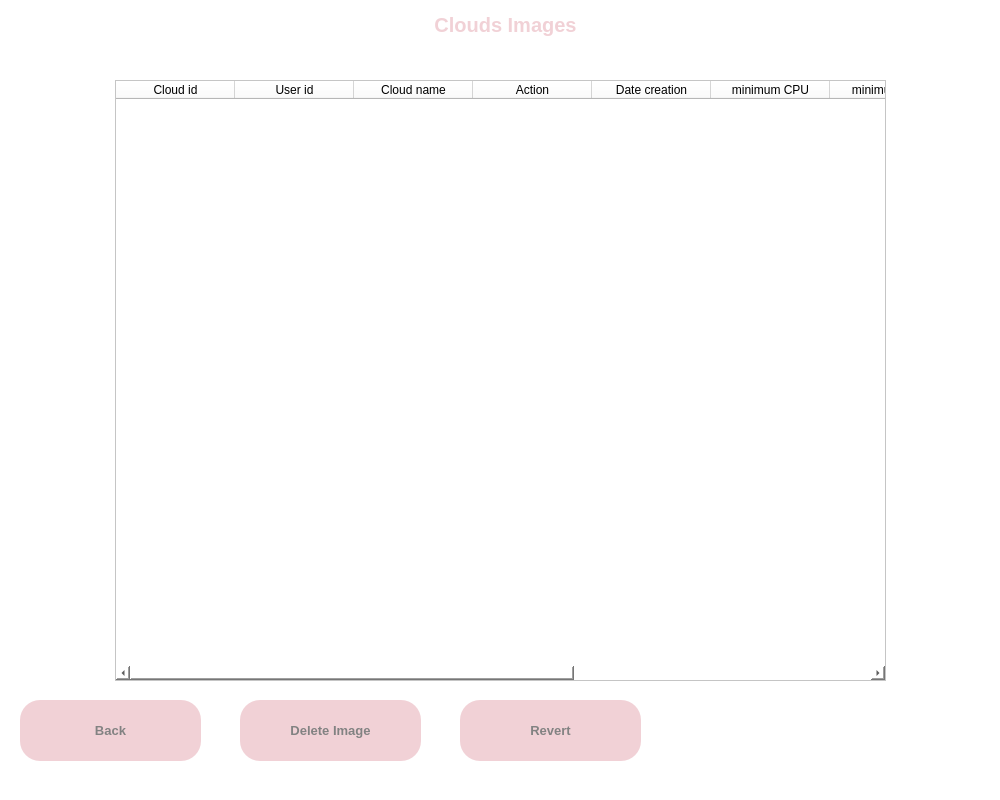
<?xml version="1.0" encoding="UTF-8"?>
<ui version="4.0">
 <class>MainWindow</class>
 <widget class="QMainWindow" name="MainWindow">
  <property name="geometry">
   <rect>
    <x>0</x>
    <y>0</y>
    <width>1000</width>
    <height>800</height>
   </rect>
  </property>
  <property name="windowTitle">
   <string>MainWindow</string>
  </property>
  <property name="styleSheet">
   <string notr="true">background-color: rgb(255, 255, 255);</string>
  </property>
  <widget class="QWidget" name="centralwidget">
   <widget class="QPushButton" name="revert">
    <property name="geometry">
     <rect>
      <x>460</x>
      <y>700</y>
      <width>181</width>
      <height>61</height>
     </rect>
    </property>
    <property name="font">
     <font>
      <pointsize>10</pointsize>
      <weight>75</weight>
      <bold>true</bold>
     </font>
    </property>
    <property name="styleSheet">
     <string notr="true">QPushButton
{
	background-color: #f1d1d6;
	color: #828282;
	border-radius:20px;
}

QPushButton:hover
{
	background-color: #ff8b8d;
	color: #656565;
	border-radius:20px;
}</string>
    </property>
    <property name="text">
     <string>Revert</string>
    </property>
   </widget>
   <widget class="QPushButton" name="back">
    <property name="geometry">
     <rect>
      <x>20</x>
      <y>700</y>
      <width>181</width>
      <height>61</height>
     </rect>
    </property>
    <property name="font">
     <font>
      <pointsize>10</pointsize>
      <weight>75</weight>
      <bold>true</bold>
     </font>
    </property>
    <property name="styleSheet">
     <string notr="true">QPushButton
{
	background-color: #f1d1d6;
	color: #828282;
	border-radius:20px;
}

QPushButton:hover
{
	background-color: #ff8b8d;
	color: #656565;
	border-radius:20px;
}</string>
    </property>
    <property name="text">
     <string>Back</string>
    </property>
   </widget>
   <widget class="QPushButton" name="delete_2">
    <property name="geometry">
     <rect>
      <x>240</x>
      <y>700</y>
      <width>181</width>
      <height>61</height>
     </rect>
    </property>
    <property name="font">
     <font>
      <pointsize>10</pointsize>
      <weight>75</weight>
      <bold>true</bold>
     </font>
    </property>
    <property name="styleSheet">
     <string notr="true">QPushButton
{
	background-color: #f1d1d6;
	color: #828282;
	border-radius:20px;
}

QPushButton:hover
{
	background-color: #ff8b8d;
	color: #656565;
	border-radius:20px;
}</string>
    </property>
    <property name="text">
     <string>Delete Image</string>
    </property>
   </widget>
   <widget class="QTableWidget" name="tableWidget">
    <property name="geometry">
     <rect>
      <x>115</x>
      <y>80</y>
      <width>771</width>
      <height>601</height>
     </rect>
    </property>
    <property name="selectionMode">
     <enum>QAbstractItemView::SingleSelection</enum>
    </property>
    <property name="selectionBehavior">
     <enum>QAbstractItemView::SelectRows</enum>
    </property>
    <attribute name="horizontalHeaderDefaultSectionSize">
     <number>119</number>
    </attribute>
    <column>
     <property name="text">
      <string>Cloud id</string>
     </property>
    </column>
    <column>
     <property name="text">
      <string>User id</string>
     </property>
    </column>
    <column>
     <property name="text">
      <string>Cloud name</string>
     </property>
    </column>
    <column>
     <property name="text">
      <string>Action</string>
     </property>
    </column>
    <column>
     <property name="text">
      <string>Date creation</string>
     </property>
    </column>
    <column>
     <property name="text">
      <string>minimum CPU</string>
     </property>
    </column>
    <column>
     <property name="text">
      <string> minimum RAM</string>
     </property>
    </column>
    <column>
     <property name="text">
      <string>minimum disk</string>
     </property>
    </column>
    <column>
     <property name="text">
      <string>minimum core</string>
     </property>
    </column>
    <column>
     <property name="text">
      <string>Bound width</string>
     </property>
    </column>
   </widget>
   <widget class="QLabel" name="label">
    <property name="geometry">
     <rect>
      <x>400</x>
      <y>-10</y>
      <width>211</width>
      <height>71</height>
     </rect>
    </property>
    <property name="font">
     <font>
      <pointsize>15</pointsize>
      <weight>75</weight>
      <bold>true</bold>
     </font>
    </property>
    <property name="text">
     <string>&lt;html&gt;&lt;head/&gt;&lt;body&gt;&lt;p&gt;&lt;span style=&quot; color:#f1d1d6;&quot;&gt;Clouds Images&lt;/span&gt;&lt;/p&gt;&lt;/body&gt;&lt;/html&gt;</string>
    </property>
    <property name="alignment">
     <set>Qt::AlignCenter</set>
    </property>
   </widget>
  </widget>
  <widget class="QMenuBar" name="menubar">
   <property name="geometry">
    <rect>
     <x>0</x>
     <y>0</y>
     <width>1000</width>
     <height>18</height>
    </rect>
   </property>
  </widget>
  <widget class="QStatusBar" name="statusbar"/>
 </widget>
 <resources/>
 <connections/>
</ui>
